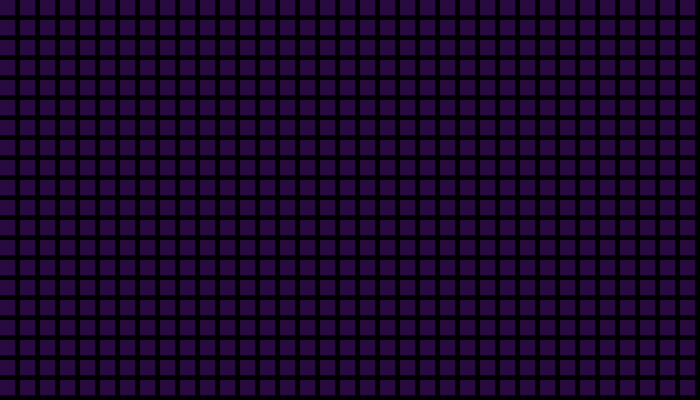
Frame 1 (no input)
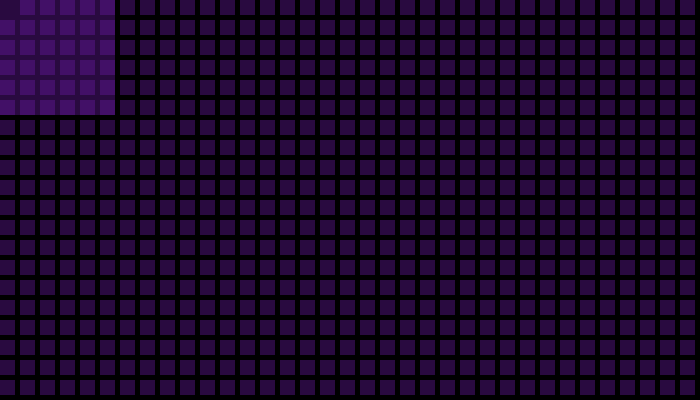
Frame 60 (the mouse pressed at the canvas centre just before this capture)
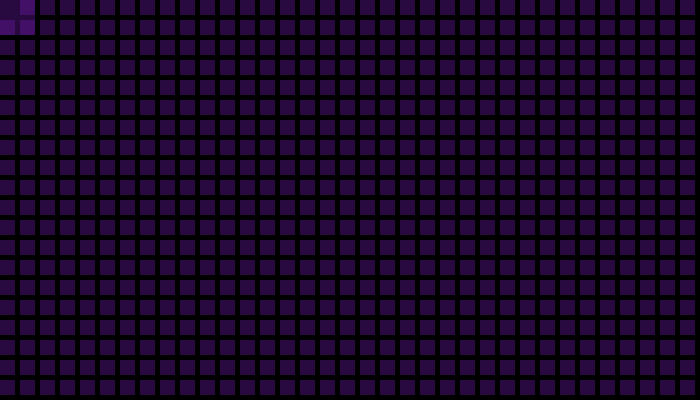
Frame 120 (the mouse held since frame 60 and released just before this capture)

The Processing sketch that drew these frames (run headless with seeded random() and noise(); from frame 60 on, the mouse is pressed at the canvas centre):

// Processing sketch: processing_35816
// ── processing_35816.pde

int amo = 1350;

int[] xpos = new int[amo];
int[] ypos = new int[amo];
float[] csize = new float[amo];

void setup() { 
  size (700,400);  
  background (0);

  int i = 0;
  int x = 0;
  int y = 0;

  while (i < amo) {
    if(x >= 700) {
      x = 0;
      y = y + 20;
    }
    
    xpos[i] = 0 + x;
    ypos[i] = y;
    csize[i] = 15;
    
    x = x + 20;
    i = i + 1;
  }
}     

void draw() {
  background(0);
 fill(105,26,162,100); 
  noStroke(); 
 
  
  //Draws the graphic
  int j = 0;
  while (j < amo){
    rect(xpos[j],ypos[j], csize[j], csize[j]);
    j = j + 1;
  }
  
  //Checks size
  int i = 0;
  while (i < amo){
    
    float distance = dist(xpos[i], ypos[i], mouseX, mouseY);
    if(distance < csize[i]/2) {
      if(csize[i] <= 15) {
        csize[i] = csize[i] + 100;
      }
    } else {
      if(csize[i] > 15) {
        csize[i] = csize[i]*0.98;
      }
    }
    i = i + 1;
  }
}  

void mousePressed() {  
  int i = 0;
  while (i < amo){
    
    float distance = dist(xpos[i], ypos[i], mouseX, mouseY);
    if(distance < csize[i]/2) {
      csize[i] = 0;
    }
    i = i + 1;
  }

}

void mouseMoved() {  

} 
